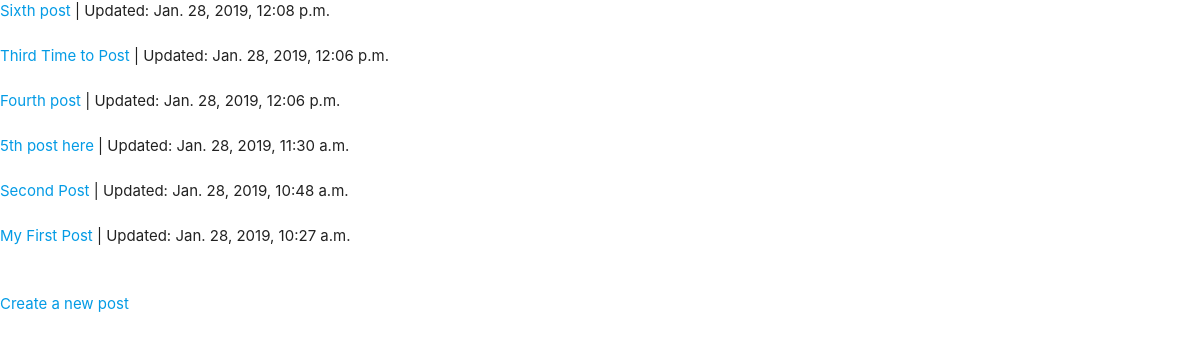
The app's page /, older data.
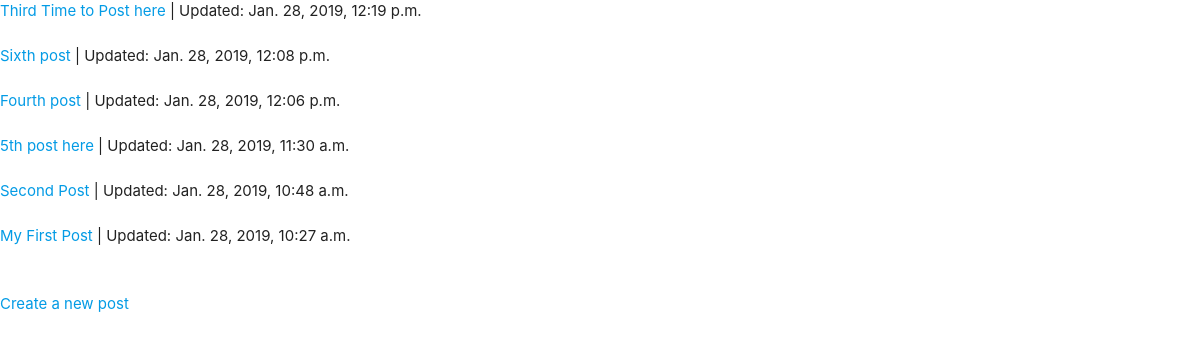
The same page, newer data.
### post/models.py (models this page shows, shortened)
class Post(models.Model):
	title = models.CharField(max_length=250)
	date_created = models.DateTimeField(default=timezone.now)
	date_updated = models.DateTimeField(null=True, auto_now=True)
	content = models.TextField()
	is_active = models.BooleanField(default=True)
	class Meta:
		verbose_name = "Post"
		verbose_name_plural = "Posts"

### post/views.py (the view)
# urls.py: path('', PostListView.as_view(), name='index'),
class PostListView(ListView):
    model = Post
    template_name = "post/index.html"
    context_object_name = 'posts'
    ordering = ['-date_updated']

### post/templates/post/index.html
{% extends "post/base.html" %}
{% block body %}
	{% for post in posts %}
		<a href="{% url 'post-detail' post.id %}">{{ post.title }}</a>
		| Updated: {{ post.date_updated }}
		<br><br>
	{% endfor %}
	<br>
	<a href="{% url 'post-create' %}">Create a new post</a>
{% endblock body %}

Row changes from the older to the newer data that the page shows:
changed Post: title "Third Time to Post" → "Third Time to Post here"; date_updated "Jan. 28, 2019, 12:06 p.m." → "Jan. 28, 2019, 12:19 p.m."; moves up the list
